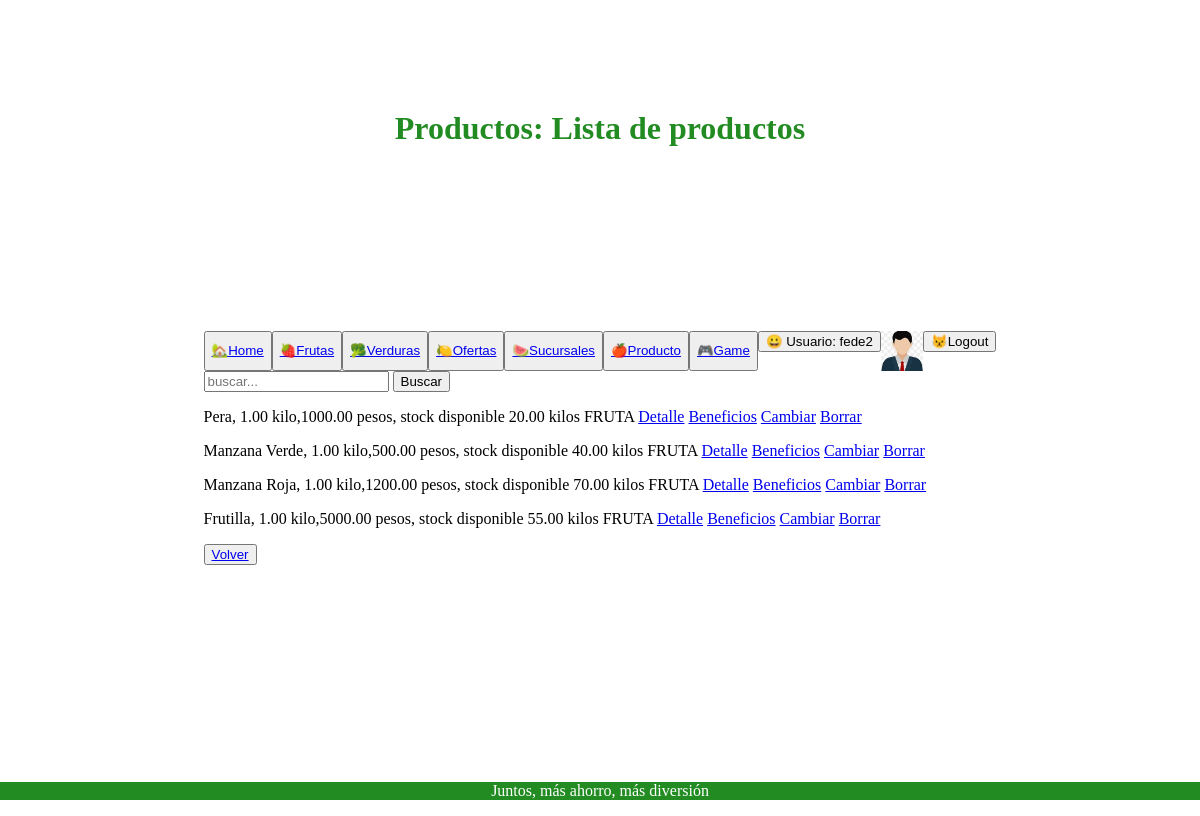
The app's page /producto/producto/list (signed in), older data.
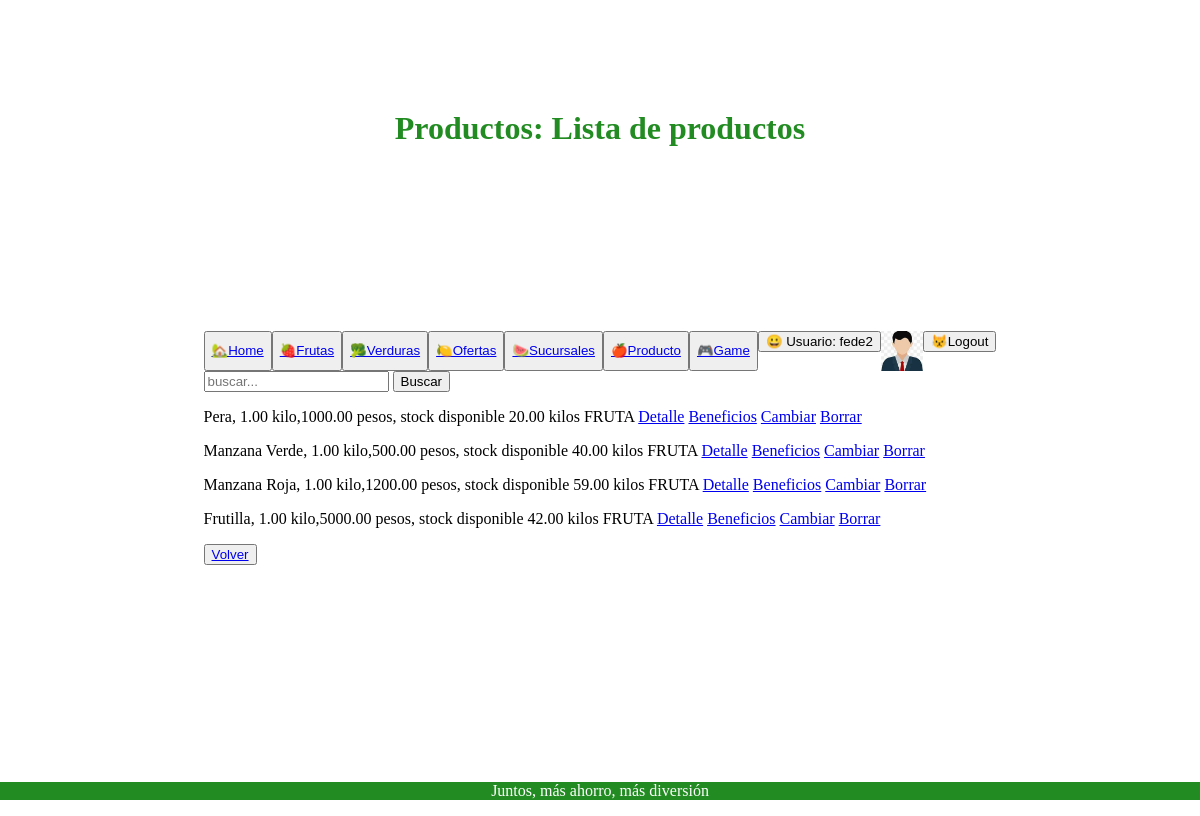
The same page, newer data.
### ventas/models.py (models this page shows, shortened)
class Vendedor(models.Model):
    usuario = models.OneToOneField(User, on_delete=models.CASCADE, related_name='vendedor')
    celular = models.CharField(max_length=50, blank=True, null=True)
    avatar = models.ImageField(upload_to='avatares', blank=True, null=True)
    class Meta:
        verbose_name = 'Vendedor'
        verbose_name_plural = 'Vendedores'

### producto/models.py (models this page shows, shortened)
class Producto(models.Model):
    class Tipo_producto(models.TextChoices):
        Fruta = "FRUTA", "Fruta"
        VERDURA = "VERDURA", "Verdura"
        OFERTA = "OFERTA", "Oferta"
    nombre_producto = models.CharField(max_length=100)
    precio_producto = models.DecimalField(max_digits=10, decimal_places=2)
    kilo_producto = models.DecimalField(max_digits=10, decimal_places=2)
    stock_producto = models.DecimalField(max_digits=10, decimal_places=2)
    tipo_producto = models.CharField(max_length=20, choices=Tipo_producto.choices)
    detalle_producto = models.TextField(blank=True, null=True)
    beneficio_producto = models.TextField(blank=True, null=True)
    def __str__(self):
        return f'{self.nombre_producto}, {self.kilo_producto} kilo,{self.precio_producto} pesos, stock disponible {self.stock_producto} kilos {self.tipo_producto}'

### producto/views.py (the view)
# urls.py: path('producto/list', login_required(views.producto_list), name='producto_list'),
def producto_list(request):
    query = request.GET.get('q')
    if query:
        producto = Producto.objects.filter(nombre_producto__icontains=query)
    else :
        producto = Producto.objects.all()
    contexto ={ 'producto':producto}
    return render(request, 'producto/producto_list.html',contexto)

### producto/templates/producto/producto_list.html
{% extends 'core/base.html' %}
{% block header %}
<h1 style="color:forestgreen; text-align: center;">
    Productos: Lista de productos
</h1>
{% endblock header %}
{% block main %}
<form action="{% url 'producto:producto_list' %}" method="get">
    <input type="text" name="q" id=""  placeholder="buscar...">
    <button type="submit">Buscar</button>
</form>
    <div>
        {% for object in producto %}
            {% if object.tipo_producto == 'FRUTA' %}
                <p>
                    {{ object }}
                    <a href="{% url 'producto:producto_detalle' object.id %}">Detalle</a>
                    <a href="{% url 'producto:producto_beneficio' object.id %}">Beneficios</a>
                    <a href="{% url 'producto:producto_update' object.id %}">Cambiar</a>
                    <a href="{% url 'producto:producto_delete' object.id %}">Borrar</a>
                </p>
            {% endif %}
        {% empty %}
        <p>
            No hay registro
        </p>
        {% endfor %}
    </div>
    <button><a href="{% url 'producto:index' %}">Volver</a></button>
{% endblock main %}

### core/templates/core/base.html (shortened to what this page needs)
<!DOCTYPE html>
<html lang="es">
<head>
</head>
<body style="display: grid; justify-items: center; align-items: center; height: 100vh;">
    <header>
        <h1>
            {% block header %}
            {% endblock header %}
        </h1>
    </header>
    <main>
        {% include 'core/componentes/navbar.html' %}
        {% block main %}
        {% endblock main %}
    </main>
    <footer>
        {% include 'core/componentes/footer.html' %}
    </footer>
</body>
</html>

### core/templates/core/componentes/navbar.html (shortened to what this page needs)
<navbar style="display: flex; justify-content: center;">
    <button><a href="{% url 'core:index' %}">🏡Home</a></button>
    {% if user.is_authenticated %}
        <button><a href="{% url 'frutas:index' %}">🍓Frutas</a></button>
        <button><a href="{% url 'verduras:index' %}">🥦Verduras</a></button>
        <button><a href="{% url 'ofertas:index' %}">🍋Ofertas</a></button>
        <button><a href="{% url 'sucursales:index' %}">🍉Sucursales</a></buton>
        <button><a href="{% url 'producto:index' %}">🍎Producto</a></buton>
        <button><a href="{% url 'game:index' %}">🎮Game</a></buton>
        <a href="{% url 'core:profile' %}">
            <button> 😀 Usuario: {{ user.username }}</button></a>
        {% if user.vendedor.avatar %}
            <img src="{{ user.vendedor.avatar.url }}"
                 alt="avatar"
                 style="height: 40px" /></a>
        {% endif %}
        <form action="{% url 'core:logout' %}" method="post">
            <button type="submit">😾Logout</button>
        </form>
    {% else %}
        <button><a href="{% url 'core:login' %}">😃Login</a></button>
    {% endif %}
</navbar>

### core/templates/core/componentes/footer.html
<p style="position: fixed; bottom: 0; left: 0; right: 0; background-color:forestgreen; color:white; text-align: center;">
    Juntos, más ahorro, más diversión
</p>

Row changes from the older to the newer data that the page shows:
changed Producto: nombre_producto+kilo_producto+precio_producto "Manzana Roja, 1.00 kilo,1200.00 pesos, stock disponible 70.00 kilos FRUTA" → "Manzana Roja, 1.00 kilo,1200.00 pesos, stock disponible 59.00 kilos FRUTA"
changed Producto: nombre_producto+kilo_producto+precio_producto "Frutilla, 1.00 kilo,5000.00 pesos, stock disponible 55.00 kilos FRUTA" → "Frutilla, 1.00 kilo,5000.00 pesos, stock disponible 42.00 kilos FRUTA"
